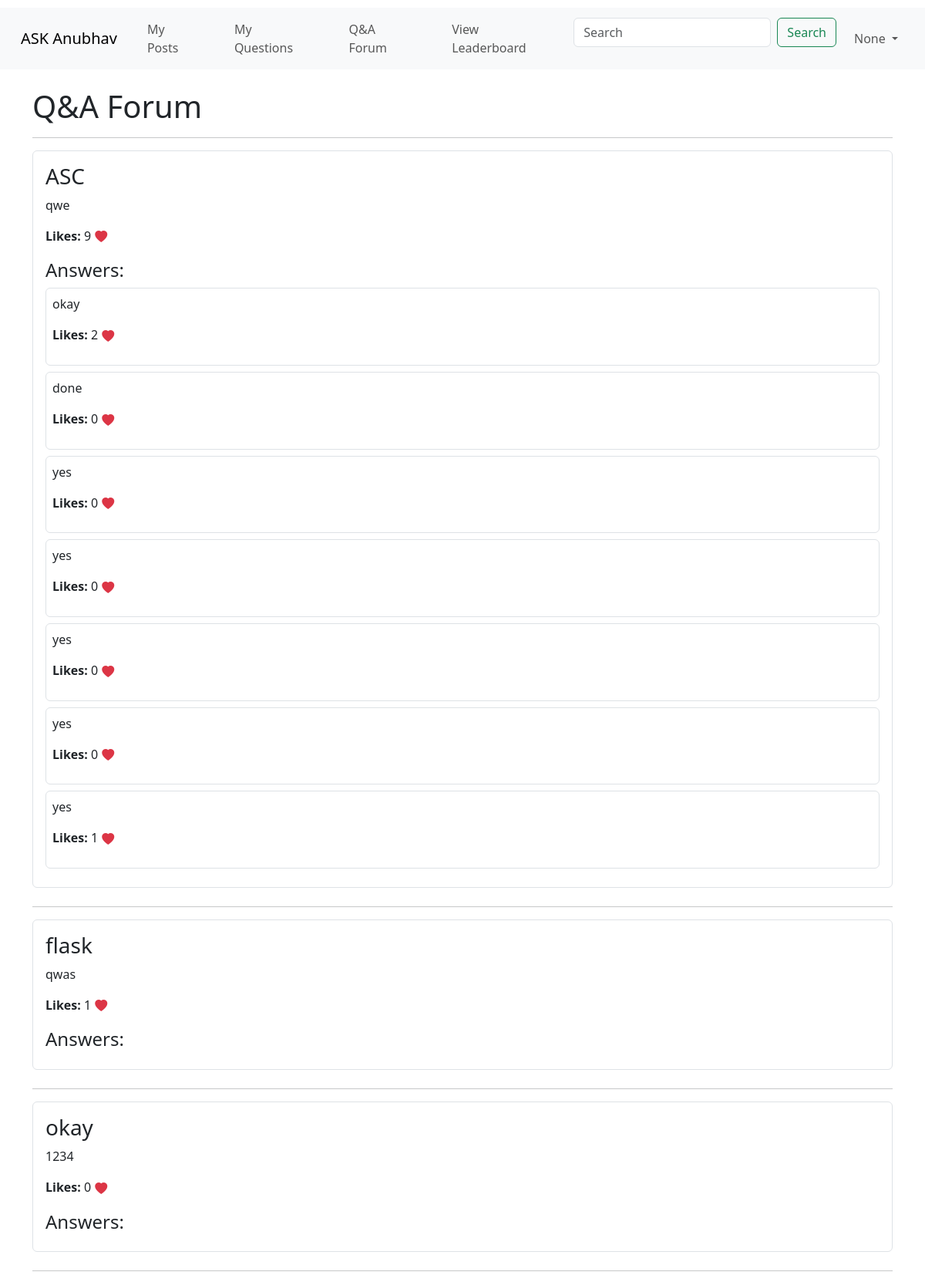
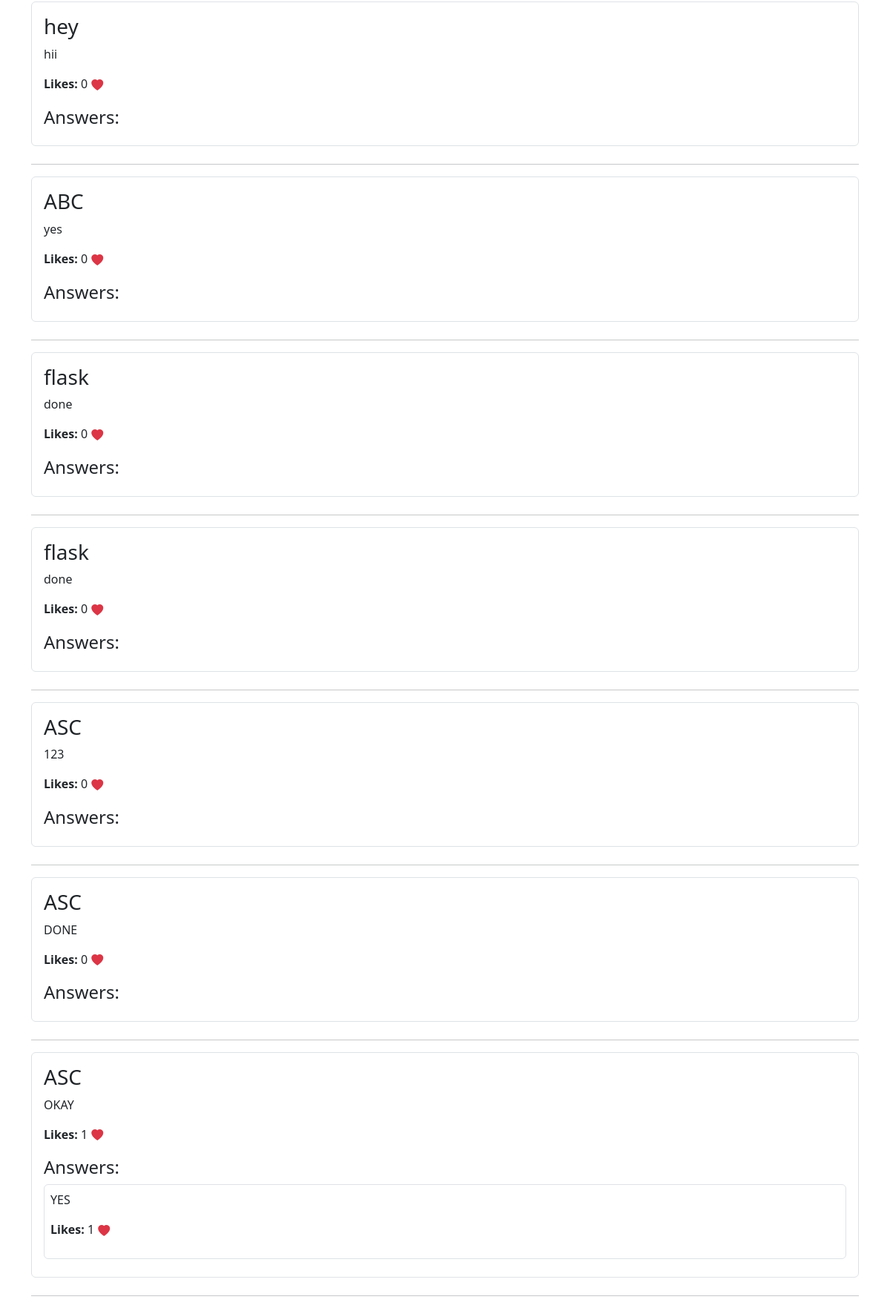
The page /qa_forum on the database its author committed (2 pictures, top to bottom).
### merged.py (models this page shows, shortened)
class Question(db.Model):
    __tablename__ = 'question'
    id = db.Column(db.Integer, primary_key=True)
    title = db.Column(db.String(200))
    body = db.Column(db.Text, nullable=False)
    student_id = db.Column(db.Integer, nullable=False)
    like_count = db.Column(db.Integer, default=0)
    post_id = db.Column(db.Integer, db.ForeignKey('post.id'), nullable=False)
    post = db.relationship('Post', backref=db.backref('questions', lazy=True))
    approval = db.relationship('QuestionApproval', uselist=False, back_populates='question')
    answers = db.relationship('Answer', backref='question', lazy=True)

class Answer(db.Model):
    __tablename__ = 'answer'
    id = db.Column(db.Integer, primary_key=True)
    body = db.Column(db.Text, nullable=False)
    student_id = db.Column(db.Integer, db.ForeignKey('user.student_id'), nullable=False)
    student = db.relationship('User', backref=db.backref('answers', lazy=True))
    like_count = db.Column(db.Integer, default=0)
    question_id = db.Column(db.Integer, db.ForeignKey('question.id'), nullable=False)
    approval = db.relationship('AnswerApproval', uselist=False, back_populates='answer')

### merged.py (the view)
@app.route('/qa_forum')
def qa_forum():
    questions = db.session.query(Question).all()
    for question in questions:
        answers = db.session.query(Answer).filter(Answer.question_id == question.id).all()
        question.answers = answers
    return render_template('ASK_Anubhav/Student/qa_forum.html', questions=questions, username=session.get('username'))

### merged.py (called while the page is built)
@app.context_processor
def inject_session():
    try:
        return dict(session=session)  # Inject session into all templates
    except Exception as e:
        print("Session not created due to: {str(e)}")
        return dict(session={})

### templates/ASK_Anubhav/Student/qa_forum.html (shortened to what this page needs)
<!DOCTYPE html>
<html lang="en">
<head>
  <link rel="stylesheet" href="{{ url_for('static', filename='style.css') }}">
  <link href="https://cdn.jsdelivr.net/npm/bootstrap@5.3.3/dist/css/bootstrap.min.css" rel="stylesheet">
  <link href="https://cdn.jsdelivr.net/npm/bootstrap-icons/font/bootstrap-icons.css" rel="stylesheet">
</head>
<body>
    <nav class="navbar navbar-expand-lg bg-body-tertiary">
        <div class="container-fluid">
          <a class="navbar-brand" href="{{ url_for('index') }}">ASK Anubhav</a>
          <div class="collapse navbar-collapse" id="navbarSupportedContent">
            <ul class="navbar-nav me-auto mb-2 mb-lg-0">
              <li class="nav-item">
                <a class="nav-link" aria-current="page" href="{{ url_for('my_posts') }}">My Posts</a>
              </li>
              <li class="nav-item">
                <a class="nav-link" href="{{ url_for('my_questions') }}">My Questions</a>
              </li>
              <li class="nav-item">
                <a class="nav-link" href="{{ url_for('qa_forum') }}">Q&A Forum</a>
              </li>
              <li class="nav-item">
                <a class="nav-link" href="{{ url_for('leaderboard') }}">View Leaderboard</a>
              </li>
            </ul>
            <form class="d-flex mb-3" method="GET" action="{{ url_for('index') }}">
              <input class="form-control me-2" type="search" name="search" placeholder="Search" value="{{ search_query }}"
                aria-label="Search">
              <button class="btn btn-outline-success" type="submit">Search</button>
            </form>
            <ul class="navbar-nav">
              <li class="nav-item dropdown">
                <a class="nav-link dropdown-toggle" href="#" id="navbarDropdown" role="button" data-bs-toggle="dropdown"
                  aria-expanded="false">
                  {{ username }}
                </a>
              </li>
            </ul>
          </div>
        </div>
      </nav>
  <div class="container mt-4">
      <h1>Q&A Forum</h1>
      <hr>
      {% for question in questions %}
      {% if not question.approval or question.approval.status != 'rejected' %}
      <div class="question-card mb-4 p-3 border rounded" id="question-{{ question.id }}">
          <h3>{{ question.title }}</h3>
          <p>{{ question.body }}</p>
          <p>
            <strong>Likes:</strong> {{ question.like_count }}
            <button class="btn btn-link p-0" onclick="likeQuestion({{ question.id }})">
              <i class="bi bi-heart-fill text-danger"></i>
            </button>
          </p>
          <h4>Answers:</h4>
          <div class="answers-container">
              {% for answer in question.answers %}
              {% if not answer.approval or answer.approval.status != 'rejected' %}
              <div class="answer border rounded p-2 mb-2" id="answer-{{ answer.id }}">
                  <p>{{ answer.body }}</p>
                  <p>
                    <strong>Likes:</strong> {{ answer.like_count }}
                    <button class="btn btn-link p-0" onclick="likeAnswer({{ answer.id }})">
                      <i class="bi bi-heart-fill text-danger"></i>
                    </button>
                  </p>
              </div>
              {% endif %}
              {% endfor %}
          </div>
      </div>
      <hr>
      {% endif %}
      {% endfor %}
  </div>
</body>
</html>

### static/ASK_Anubhav/style.css (style rules this page uses)
:root { --color-bg: #69F7BE; --color-text-main: #000000; --color-primary: #FFFF00; --wrapper-height: 87vh; --image-max-width: 300px; --image-margin: 3rem; --font-family: "HK Grotesk"; --font-family-header: "HK Grotesk"; }
* { box-sizing: border-box; }
body { font-family: HK Grotesk; background-color: var(--color-bg); }
button, input { font-family: inherit; font-size: 100%; background: #FFFFFF; border: 1px solid #000000; box-sizing: border-box; border-radius: 4px; padding: 0.5rem 1rem; transition: 500ms; }
nav { margin-top: 10px; position: relative; }
nav a { margin: 0 15px; text-decoration: none; color: #333; font-size: 1.2em; transition: color 0.3s; }

### rows shown on the page
Question: title "ASC", body "qwe", like_count "9"
Answer: body "okay", like_count "2"
Answer: body "done", like_count "0"
Answer: body "yes", like_count "0"
Answer: body "yes", like_count "0"
Answer: body "yes", like_count "0"
Answer: body "yes", like_count "0"
Answer: body "yes", like_count "1"
Question: title "flask", body "qwas", like_count "1"
Question: title "okay", body "1234", like_count "0"
Question: title "hey", body "hii", like_count "0"
Question: title "ABC", body "yes", like_count "0"
Question: title "flask", body "done", like_count "0"
Question: title "flask", body "done", like_count "0"
Question: title "ASC", body "123", like_count "0"
Question: title "ASC", body "DONE", like_count "0"
Question: title "ASC", body "OKAY", like_count "1"
Answer: body "YES", like_count "1"

### other values the page prints
{{ username }} "None"
